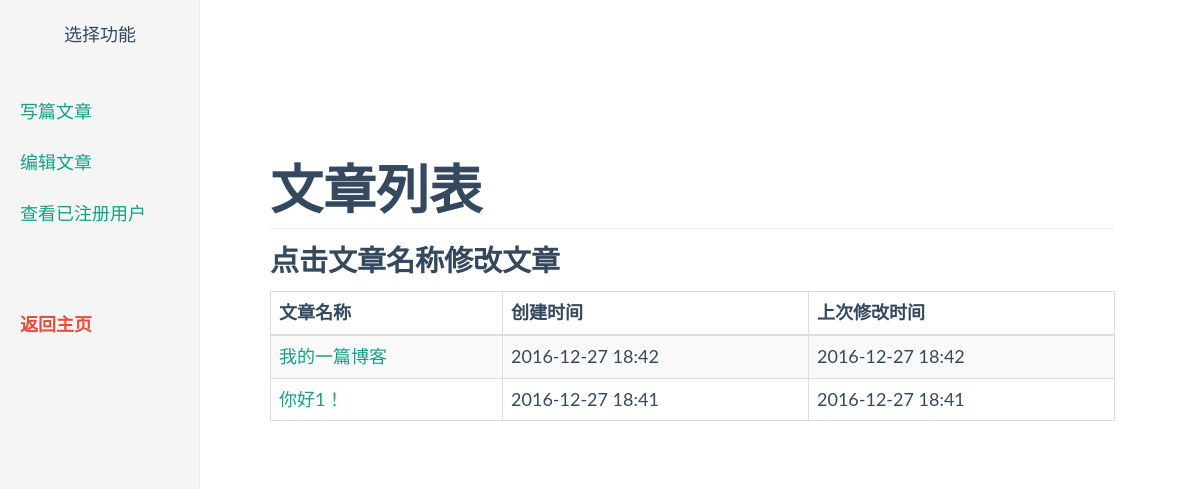
Screenshot of /article-list (signed in) with the database file from the repository.
### app/models.py (models this page shows, shortened)
class Article(db.Model):
    __tablename__ = 'articles'
    id = db.Column(db.Integer, primary_key=True)
    heading = db.Column(db.Text)
    body = db.Column(db.Text)
    article_type = db.Column(db.Text)
    article_len = db.Column(db.Integer)
    permission = db.Column(db.String(64))
    timestamp = db.Column(db.String(64), index=True, default=datetime.now)
    edit_timestamp = db.Column(db.String(64), index=True, default=datetime.now)
    comments = db.relationship('Comment', backref='article', lazy='dynamic')
    reply_comments = db.relationship('ReplyComment', backref='article', lazy='dynamic')
    body_html = db.Column(db.Text)

### app/main/views.py (the view)
@main.route('/article-list', methods=['POST', 'GET'])
@login_required
def article_list():
    if current_user.role != "Admin":
        flash(u'您没有权限访问该页面！')
        return redirect(url_for('main.index'))
    posts = Article.query.order_by(Article.edit_timestamp.desc()).all()
    return render_template('article-list.html', posts=posts)

### app/models.py (called while the page is built)
@login_manager.user_loader
def load_user(user_id):
    return User.query.get(int(user_id))

### app/templates/article-list.html (shortened to what this page needs)
{% extends "base.html" %}
{% block head %}
    {{ super() }}
    <link rel="stylesheet" href="{{ url_for("static", filename="flat-ui.min.css") }}">
    <link rel="stylesheet" href="{{ url_for('static', filename='admin-nav.css') }}">
{% endblock %}
{% block page_content %}
    <div class="container-fluid">
    {% include "_admin-nav.html" %}
    <div class="col-sm-9 col-sm-offset-3 col-md-10 col-md-offset-2 main">
      <h2 class="sub-header">文章列表</h2>
      <h4>点击文章名称修改文章</h4>
       <div class="table-responsive">
          <table class="table table-striped table-bordered">
            <thead>
              <tr>
                <th>文章名称</th>
                <th>创建时间</th>
                <th>上次修改时间</th>
              </tr>
            </thead>
            <tbody>
              {% for post in posts %}
                <tr>
                  <td>
                    <a href="{{ url_for('main.edit_article', id=post.id) }}">{{ post.heading }}</a>
                  </td>
                  <td>{{ post.timestamp[0:16] }}</td>
                  <td>{{ post.edit_timestamp[0:16] }}</td>
                </tr>
              {% endfor %}
            </tbody>
          </table>
    </div>
    </div>
{% endblock %}

### app/static/style.css (style rules this page uses)
html { position: relative; min-height: 100%; }
body { margin-bottom: 60px; }

### app/static/admin-nav.css (style rules this page uses)
body { padding-top: 50px; }
.sub-header { padding-bottom: 10px; border-bottom: 1px solid #eee; }
.main { padding: 20px; }
@media (min-width: 768px) { .main { padding-right: 40px; padding-left: 40px; } }

### rows the page displays
Article: heading "我的一篇博客", timestamp "2016-12-27 18:42", edit_timestamp "2016-12-27 18:42"
Article: heading "你好1！", timestamp "2016-12-27 18:41", edit_timestamp "2016-12-27 18:41"
